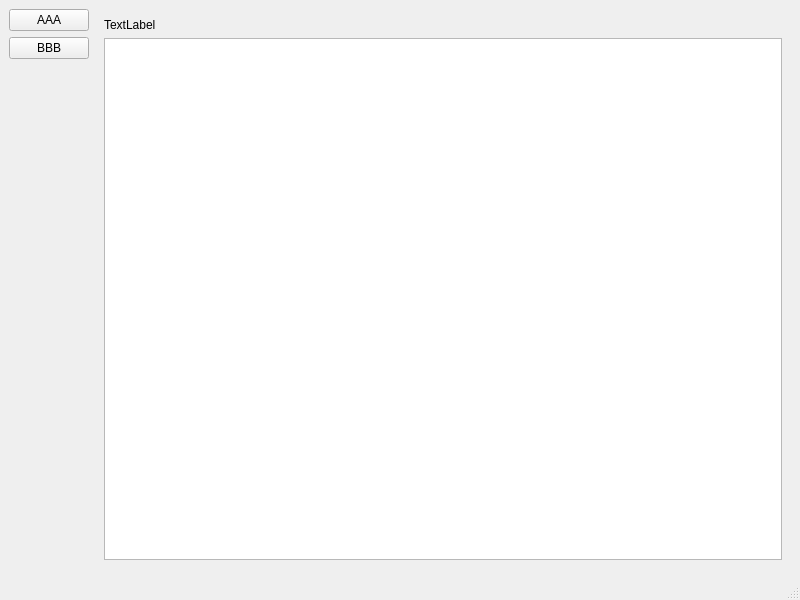
<?xml version="1.0" encoding="UTF-8"?>
<ui version="4.0">
 <class>MainWindow</class>
 <widget class="QMainWindow" name="MainWindow">
  <property name="geometry">
   <rect>
    <x>0</x>
    <y>0</y>
    <width>800</width>
    <height>600</height>
   </rect>
  </property>
  <property name="windowTitle">
   <string>MainWindow</string>
  </property>
  <widget class="QWidget" name="centralwidget">
   <layout class="QHBoxLayout" name="horizontalLayout">
    <item>
     <layout class="QVBoxLayout" name="verticalLayout">
      <item>
       <widget class="QPushButton" name="aaaButton">
        <property name="text">
         <string>AAA</string>
        </property>
       </widget>
      </item>
      <item>
       <widget class="QPushButton" name="bbbButton">
        <property name="text">
         <string>BBB</string>
        </property>
       </widget>
      </item>
      <item>
       <spacer name="verticalSpacer">
        <property name="orientation">
         <enum>Qt::Vertical</enum>
        </property>
        <property name="sizeHint" stdset="0">
         <size>
          <width>20</width>
          <height>40</height>
         </size>
        </property>
       </spacer>
      </item>
     </layout>
    </item>
    <item>
     <widget class="SlidingStackedWidget" name="stackedWidget">
      <property name="sizePolicy">
       <sizepolicy hsizetype="Expanding" vsizetype="Expanding">
        <horstretch>0</horstretch>
        <verstretch>0</verstretch>
       </sizepolicy>
      </property>
      <widget class="QWidget" name="page">
       <layout class="QVBoxLayout" name="verticalLayout_2">
        <item>
         <widget class="QLabel" name="label">
          <property name="text">
           <string>TextLabel</string>
          </property>
         </widget>
        </item>
        <item>
         <widget class="QTableView" name="tableView"/>
        </item>
       </layout>
      </widget>
      <widget class="QWidget" name="page_2">
       <layout class="QVBoxLayout" name="verticalLayout_3">
        <item>
         <widget class="QLCDNumber" name="lcdNumber"/>
        </item>
       </layout>
      </widget>
     </widget>
    </item>
   </layout>
  </widget>
  <widget class="QMenuBar" name="menubar">
   <property name="geometry">
    <rect>
     <x>0</x>
     <y>0</y>
     <width>800</width>
     <height>17</height>
    </rect>
   </property>
  </widget>
  <widget class="QStatusBar" name="statusbar"/>
 </widget>
 <customwidgets>
  <customwidget>
   <class>SlidingStackedWidget</class>
   <extends>QStackedWidget</extends>
   <header>slidingstackedwidget.hpp</header>
   <container>1</container>
  </customwidget>
 </customwidgets>
 <resources/>
 <connections/>
</ui>
